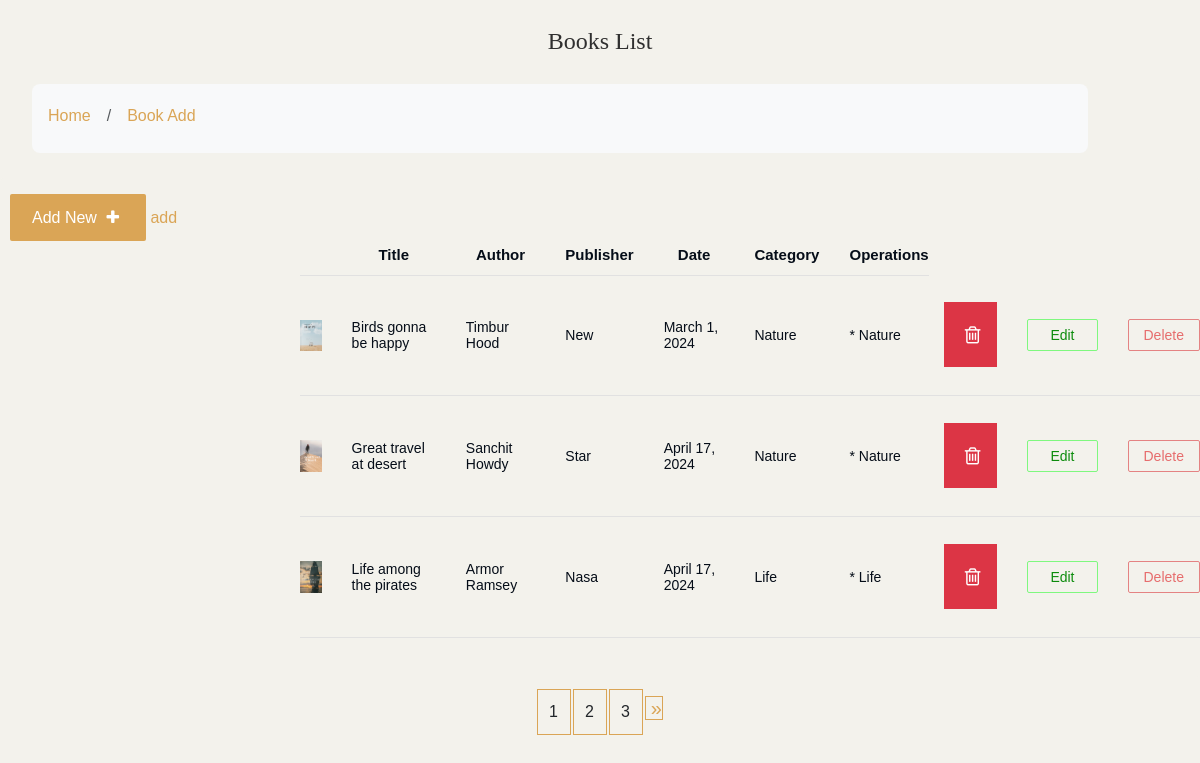
The page /list/ on the database as committed earlier.
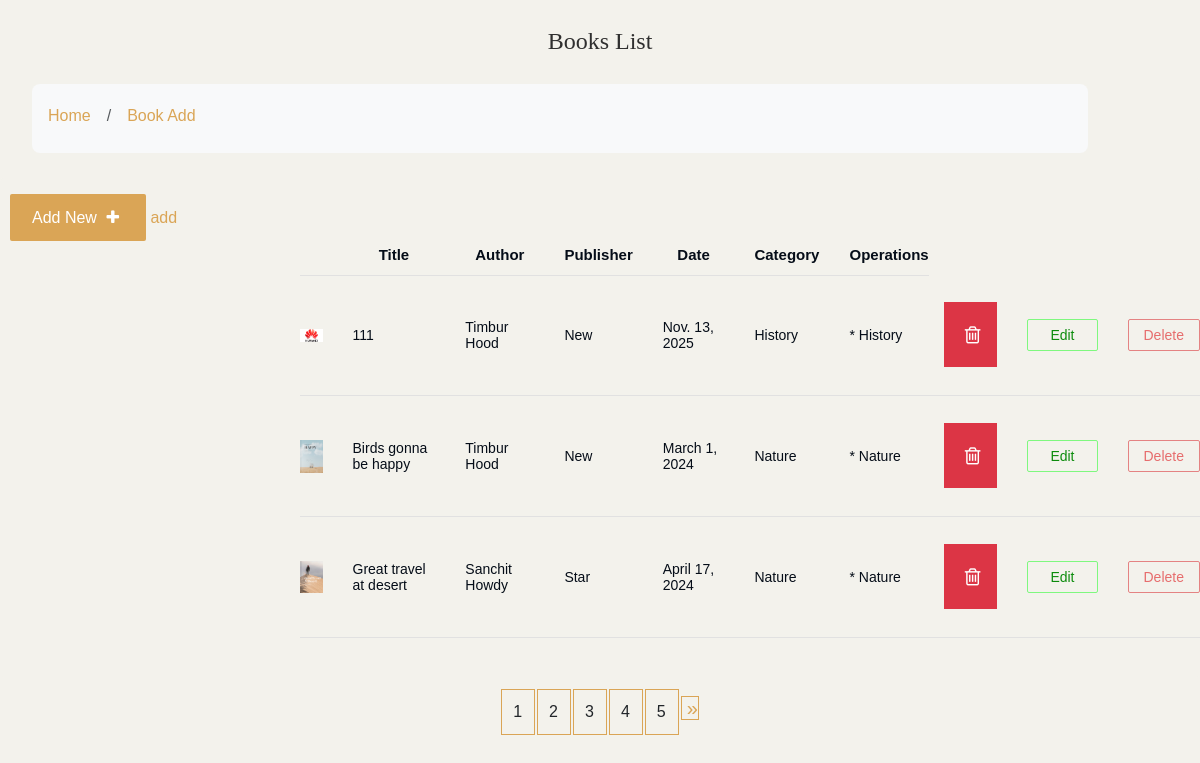
The same page on the database as committed later.
### main/models.py (models this page shows, shortened)
class Book(models.Model):
    title=models.CharField(max_length=100)
    date_pub=models.DateField(null=True)
    publisher=models.CharField(max_length=20)
    description=models.TextField(null=True)
    image=models.ImageField(upload_to='photos')
    categ=models.ManyToManyField('Category', related_name='books')
    author=models.ForeignKey(Author,on_delete=models.CASCADE,related_name='books')
    page_num=models.IntegerField()
    file = models.FileField(upload_to='files',null=True)
    class  Mate:
        permissions = [
        ('can_publish', 'Can publish '),
        ('can_edit_published', 'Can edit published '),
    ]

class Author(models.Model):
    author=models.CharField(max_length=100)
    about=models.CharField(max_length=100)
    def __str__(self):
        return str(self.author)

class Category(models.Model):
    name=models.CharField(max_length=100)

### main/views.py (the view)
# urls.py: path('list/',views.booklistview.as_view(),name='List_Book'),
class booklistview(ListView):
   model=Book
   template_name='dashboard/Book_list.html'
   context_object_name='Books'
   ordering=['title']
   paginate_by=3

### main/context_processors.py (called while the page is built)
def global_context(request):
    return {
        "user_permissions": request.user.get_all_permissions() if request.user.is_authenticated else [],
        "current_app": request.resolver_match.app_name if request.resolver_match else None,
    }

### main/templatetags/custom_filter.py (called while the page is built)
@register.simple_tag
def view_many_to_many(objects):
    a=""
    for obj in objects :
      a+=f"* {obj.name}"
    return a

### templates/dashboard/Book_list.html (shortened to what this page needs)
<link href="https://cdn.jsdelivr.net/npm/bootstrap@5.3.0/dist/css/bootstrap.min.css" rel="stylesheet">
{%load static%}
{% load custom_filter %}
{% include 'dashboard/base_add.html'%}
  <body >
   <h2 style="text-align: center;"> Books List </h2>
 <div class="row " style="width: 90%;margin-left: 20px;">
      <div class="col">
        <nav aria-label="breadcrumb" class="bg-body-tertiary rounded-3 p-3 mb-4">
          <ol class="breadcrumb mb-0">
            <li class="breadcrumb-item"><a href="{% url 'dashboard'%}">Home</a></li>
            <li class="breadcrumb-item"><a href="#">Book Add</a></li>
          </ol>
        </nav>
      </div>
    </div>
    <div class="members" style="background: #f3f2ec;">
       <a href="{% url 'add_Book'  %}"
           style="background:  #daa556; color:white; padding: 15px 22px;
            border-radius: 2px; margin-left: 10px; ">Add New
           <i class="fa fa-plus "
           style="padding: 0 5px;"></i></a>
           <a href="{%url 'books_add'%}">add</a>
      <table class="grid1 "  style="color: #050d18;">
          <thead >
            <tr>
              <th></th>
              <th>Title</th>
              <th>Author</th>
              <th>Publisher</th>
              <th>Date      </th>
              <th>Category</th>
              <th>Operations</th>
            </tr>
          </thead>
        {% for Book in Books %}
            <tr>
              <td>
                <a href="{% url 'single_book' Book.pk %}"><img
                  src="{{Book.image.url}}"
                  alt="" style="width: 50px;"
                /></a>
              </td>
              <td>
                {{Book.title}}
              </td>
              <td>
                {{Book.author}}
              </td>
              <td>{{Book.publisher}}</td>
              <td>{{Book.date_pub}}</td>
              <td >
                {%for ca in Book.categ.all%}
                    {{ca.name}}
                {%endfor%}
                </td>
                <td>
                {% view_many_to_many   Book.categ.all %}
              </td>
              <td>
                <button
                      type="button"
                      class="btn btn-danger btn-lg"
                      data-bs-toggle="modal"
                      data-bs-target="#sample-modal-2" data-title="{{Book.title}}">
                      <i class="fa fa-trash-o ms-1"></i>
                 </button>
              </td>
              <td><a href="{%url 'books_edit' Book.pk %}"  style ="border: 1px solid rgb(127, 248, 127) ;color:rgb(12, 139, 12) ; padding: 7px 22px;  border-radius: 2px;"> Edit  </a></td>
              <td><a href="{%url 'books_delete' Book.pk %}" style ="border: 1px solid rgb(228, 131, 131) ;color:rgb(230, 109, 109) ; padding: 7px 15px; border-radius: 2px;">Delete</a></td>
              {%endfor%}
      </table>
  </div>
  <div class="page_n" style="display: flex;
          justify-content: center;
          align-items: center;
          margin: 10px;">
    <nav >
      <ul class="pagination">
          {% for num in page_obj.paginator.page_range %}
            <li class="page-item" style="border: 1px solid #daa556; margin:1px;">
              <a class="page-link" href="?{{ request.GET.urlencode|cut:'page' }}&page={{ num }}">{{ num }}</a>
          </li>
          {% endfor %}
          <li class="page-item">
              {% if page_obj.has_next %}
                  <a href="?{{ request.GET.urlencode|cut:'page' }}&page={{ page_obj.paginator.num_pages }} " style="border: 1px solid #daa556; margin:1px;font-size: 20px; padding-left: 5px;">&raquo;</a>
              {% endif %}
          </li>
      </ul>
  </nav>
  </div>
</body>

Rows that differ between the two databases and show on the page:
no longer on this page (row unchanged): Book: image (picture), title "Life among the pirates", author "Armor Ramsey", publisher "Nasa", date_pub "April 17, 2024", id.name "* Life"
no longer on this page (row unchanged): Category: name "Life", shown under "Life among the pirates"
added Book: image (picture), title "111", author "Timbur Hood", publisher "New", date_pub "Nov. 13, 2025", id.name "* History"
now on this page (row unchanged): Category: name "History", shown under "111"
Other text that changed with them:
new list line: "4"
new list line: "5"
